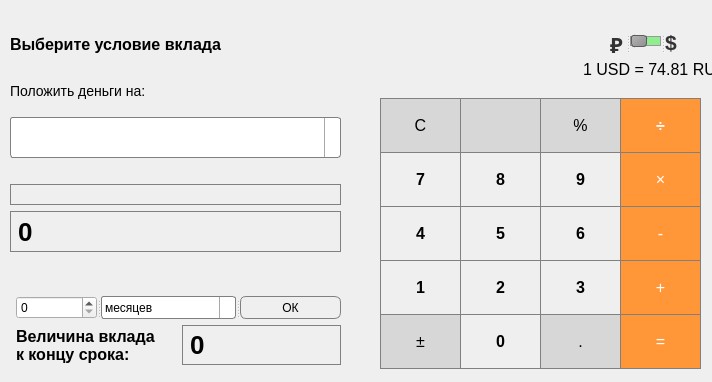
<?xml version="1.0" encoding="UTF-8"?>
<ui version="4.0">
 <class>MainWindow</class>
 <widget class="QMainWindow" name="MainWindow">
  <property name="geometry">
   <rect>
    <x>0</x>
    <y>0</y>
    <width>712</width>
    <height>382</height>
   </rect>
  </property>
  <property name="windowTitle">
   <string>Калькулятор</string>
  </property>
  <property name="layoutDirection">
   <enum>Qt::LeftToRight</enum>
  </property>
  <widget class="QWidget" name="centralwidget">
   <widget class="QPushButton" name="pushButton_all_clear">
    <property name="geometry">
     <rect>
      <x>380</x>
      <y>98</y>
      <width>81</width>
      <height>55</height>
     </rect>
    </property>
    <property name="styleSheet">
     <string notr="true">QPushButton {
  background-color: rgb(215, 215, 215);
  border: 1px solid gray;
  font-size: 16px;
}
QPushButton:pressed {
    background-color: qlineargradient(x1: 0, y1: 0, x2: 0, y2: 1,
                                      stop: 0 #BEBEBE, stop: 1 #D7D7D7);
}</string>
    </property>
    <property name="text">
     <string>C</string>
    </property>
   </widget>
   <widget class="QPushButton" name="pushButton_clear">
    <property name="geometry">
     <rect>
      <x>460</x>
      <y>98</y>
      <width>81</width>
      <height>55</height>
     </rect>
    </property>
    <property name="styleSheet">
     <string notr="true">QPushButton {
  background-color: rgb(215, 215, 215);
  border: 1px solid gray;
  font-size: 16px;
}
QPushButton:pressed {
    background-color: qlineargradient(x1: 0, y1: 0, x2: 0, y2: 1,
                                      stop: 0 #BEBEBE, stop: 1 #D7D7D7);
}</string>
    </property>
    <property name="text">
     <string/>
    </property>
    <property name="icon">
     <iconset resource="resource.qrc">
      <normaloff>:/img/img/delete.png</normaloff>:/img/img/delete.png</iconset>
    </property>
   </widget>
   <widget class="QPushButton" name="pushButton_percent">
    <property name="geometry">
     <rect>
      <x>540</x>
      <y>98</y>
      <width>81</width>
      <height>55</height>
     </rect>
    </property>
    <property name="styleSheet">
     <string notr="true">QPushButton {
  background-color: rgb(215, 215, 215);
  border: 1px solid gray;
  font-size: 16px;
}
QPushButton:pressed {
    background-color: qlineargradient(x1: 0, y1: 0, x2: 0, y2: 1,
                                      stop: 0 #BEBEBE, stop: 1 #D7D7D7);
}</string>
    </property>
    <property name="text">
     <string>%</string>
    </property>
   </widget>
   <widget class="QPushButton" name="pushButton_8">
    <property name="geometry">
     <rect>
      <x>460</x>
      <y>152</y>
      <width>81</width>
      <height>55</height>
     </rect>
    </property>
    <property name="styleSheet">
     <string notr="true">QPushButton {
   border: 1px solid gray;
   font-size: 16px;
   font-weight: 700;
}
QPushButton:pressed {
    background-color: qlineargradient(x1: 0, y1: 0, x2: 0, y2: 1,
                                      stop: 0 #dadbde, stop: 1 #f6f7fa);
}</string>
    </property>
    <property name="text">
     <string>8</string>
    </property>
   </widget>
   <widget class="QPushButton" name="pushButton_9">
    <property name="geometry">
     <rect>
      <x>540</x>
      <y>152</y>
      <width>81</width>
      <height>55</height>
     </rect>
    </property>
    <property name="styleSheet">
     <string notr="true">QPushButton {
   border: 1px solid gray;
   font-size: 16px;
   font-weight: 700;
}
QPushButton:pressed {
    background-color: qlineargradient(x1: 0, y1: 0, x2: 0, y2: 1,
                                      stop: 0 #dadbde, stop: 1 #f6f7fa);
}</string>
    </property>
    <property name="text">
     <string>9</string>
    </property>
   </widget>
   <widget class="QPushButton" name="pushButton_7">
    <property name="geometry">
     <rect>
      <x>380</x>
      <y>152</y>
      <width>81</width>
      <height>55</height>
     </rect>
    </property>
    <property name="styleSheet">
     <string notr="true">QPushButton {
   border: 1px solid gray;
   font-size: 16px;
   font-weight: 700;
}
QPushButton:pressed {
    background-color: qlineargradient(x1: 0, y1: 0, x2: 0, y2: 1,
                                      stop: 0 #dadbde, stop: 1 #f6f7fa);
}</string>
    </property>
    <property name="text">
     <string>7</string>
    </property>
   </widget>
   <widget class="QPushButton" name="pushButton_4">
    <property name="geometry">
     <rect>
      <x>380</x>
      <y>206</y>
      <width>81</width>
      <height>55</height>
     </rect>
    </property>
    <property name="styleSheet">
     <string notr="true">QPushButton {
   border: 1px solid gray;
   font-size: 16px;
   font-weight: 700;
}
QPushButton:pressed {
    background-color: qlineargradient(x1: 0, y1: 0, x2: 0, y2: 1,
                                      stop: 0 #dadbde, stop: 1 #f6f7fa);
}</string>
    </property>
    <property name="text">
     <string>4</string>
    </property>
   </widget>
   <widget class="QPushButton" name="pushButton_1">
    <property name="geometry">
     <rect>
      <x>380</x>
      <y>260</y>
      <width>81</width>
      <height>55</height>
     </rect>
    </property>
    <property name="styleSheet">
     <string notr="true">QPushButton {
   border: 1px solid gray;
   font-size: 16px;
   font-weight: 700;
}
QPushButton:pressed {
    background-color: qlineargradient(x1: 0, y1: 0, x2: 0, y2: 1,
                                      stop: 0 #dadbde, stop: 1 #f6f7fa);
}</string>
    </property>
    <property name="text">
     <string>1</string>
    </property>
   </widget>
   <widget class="QPushButton" name="pushButton_3">
    <property name="geometry">
     <rect>
      <x>540</x>
      <y>260</y>
      <width>81</width>
      <height>55</height>
     </rect>
    </property>
    <property name="styleSheet">
     <string notr="true">QPushButton {
   border: 1px solid gray;
   font-size: 16px;
   font-weight: 700;
}
QPushButton:pressed {
    background-color: qlineargradient(x1: 0, y1: 0, x2: 0, y2: 1,
                                      stop: 0 #dadbde, stop: 1 #f6f7fa);
}</string>
    </property>
    <property name="text">
     <string>3</string>
    </property>
   </widget>
   <widget class="QPushButton" name="pushButton_5">
    <property name="geometry">
     <rect>
      <x>460</x>
      <y>206</y>
      <width>81</width>
      <height>55</height>
     </rect>
    </property>
    <property name="styleSheet">
     <string notr="true">QPushButton {
   border: 1px solid gray;
   font-size: 16px;
   font-weight: 700;
}
QPushButton:pressed {
    background-color: qlineargradient(x1: 0, y1: 0, x2: 0, y2: 1,
                                      stop: 0 #dadbde, stop: 1 #f6f7fa);
}</string>
    </property>
    <property name="text">
     <string>5</string>
    </property>
   </widget>
   <widget class="QPushButton" name="pushButton_2">
    <property name="geometry">
     <rect>
      <x>460</x>
      <y>260</y>
      <width>81</width>
      <height>55</height>
     </rect>
    </property>
    <property name="styleSheet">
     <string notr="true">QPushButton {
   border: 1px solid gray;
   font-size: 16px;
   font-weight: 700;
}
QPushButton:pressed {
    background-color: qlineargradient(x1: 0, y1: 0, x2: 0, y2: 1,
                                      stop: 0 #dadbde, stop: 1 #f6f7fa);
}</string>
    </property>
    <property name="text">
     <string>2</string>
    </property>
   </widget>
   <widget class="QPushButton" name="pushButton_6">
    <property name="geometry">
     <rect>
      <x>540</x>
      <y>206</y>
      <width>81</width>
      <height>55</height>
     </rect>
    </property>
    <property name="styleSheet">
     <string notr="true">QPushButton {
   border: 1px solid gray;
   font-size: 16px;
   font-weight: 700;
}
QPushButton:pressed {
    background-color: qlineargradient(x1: 0, y1: 0, x2: 0, y2: 1,
                                      stop: 0 #dadbde, stop: 1 #f6f7fa);
}</string>
    </property>
    <property name="text">
     <string>6</string>
    </property>
   </widget>
   <widget class="QPushButton" name="pushButton_plus">
    <property name="geometry">
     <rect>
      <x>620</x>
      <y>260</y>
      <width>81</width>
      <height>55</height>
     </rect>
    </property>
    <property name="styleSheet">
     <string notr="true">QPushButton {
  background-color: rgb(255, 151, 57);
  color: white; 
  border: 1px solid gray;
  font-size: 16px;
}
QPushButton:pressed {
    background-color: qlineargradient(x1: 0, y1: 0, x2: 0, y2: 1,
                                      stop: 0 #FF7832, stop: 1 #FF9739);
}
</string>
    </property>
    <property name="text">
     <string>+</string>
    </property>
   </widget>
   <widget class="QPushButton" name="pushButton_mult">
    <property name="geometry">
     <rect>
      <x>620</x>
      <y>152</y>
      <width>81</width>
      <height>55</height>
     </rect>
    </property>
    <property name="styleSheet">
     <string notr="true">QPushButton {
  background-color: rgb(255, 151, 57);
  color: white; 
  border: 1px solid gray;
  font-size: 16px;
}
QPushButton:pressed {
    background-color: qlineargradient(x1: 0, y1: 0, x2: 0, y2: 1,
                                      stop: 0 #FF7832, stop: 1 #FF9739);
}
</string>
    </property>
    <property name="text">
     <string>×</string>
    </property>
   </widget>
   <widget class="QPushButton" name="pushButton_minus">
    <property name="geometry">
     <rect>
      <x>620</x>
      <y>206</y>
      <width>81</width>
      <height>55</height>
     </rect>
    </property>
    <property name="styleSheet">
     <string notr="true">QPushButton {
  background-color: rgb(255, 151, 57);
  color: white; 
  border: 1px solid gray;
  font-size: 16px;
}
QPushButton:pressed {
    background-color: qlineargradient(x1: 0, y1: 0, x2: 0, y2: 1,
                                      stop: 0 #FF7832, stop: 1 #FF9739);
}
</string>
    </property>
    <property name="text">
     <string>-</string>
    </property>
   </widget>
   <widget class="QPushButton" name="pushButton_divide">
    <property name="geometry">
     <rect>
      <x>620</x>
      <y>98</y>
      <width>81</width>
      <height>55</height>
     </rect>
    </property>
    <property name="styleSheet">
     <string notr="true">QPushButton {
  background-color: rgb(255, 151, 57);
  color: white; 
  border: 1px solid gray;
  font-size: 16px;
  font-weight: 700;
}
QPushButton:pressed {
    background-color: qlineargradient(x1: 0, y1: 0, x2: 0, y2: 1,
                                      stop: 0 #FF7832, stop: 1 #FF9739);
}
</string>
    </property>
    <property name="text">
     <string>÷</string>
    </property>
   </widget>
   <widget class="QPushButton" name="pushButton_reverse">
    <property name="geometry">
     <rect>
      <x>380</x>
      <y>314</y>
      <width>81</width>
      <height>55</height>
     </rect>
    </property>
    <property name="styleSheet">
     <string notr="true">QPushButton {
  background-color: rgb(215, 215, 215);
  border: 1px solid gray;
  font-size: 16px;
}
QPushButton:pressed {
    background-color: qlineargradient(x1: 0, y1: 0, x2: 0, y2: 1,
                                      stop: 0 #BEBEBE, stop: 1 #D7D7D7);
}</string>
    </property>
    <property name="text">
     <string>±</string>
    </property>
   </widget>
   <widget class="QPushButton" name="pushButton_dot">
    <property name="geometry">
     <rect>
      <x>540</x>
      <y>314</y>
      <width>81</width>
      <height>55</height>
     </rect>
    </property>
    <property name="styleSheet">
     <string notr="true">QPushButton {
  background-color: rgb(215, 215, 215);
  border: 1px solid gray;
  font-size: 16px;
}
QPushButton:pressed {
    background-color: qlineargradient(x1: 0, y1: 0, x2: 0, y2: 1,
                                      stop: 0 #BEBEBE, stop: 1 #D7D7D7);
}</string>
    </property>
    <property name="text">
     <string>.</string>
    </property>
   </widget>
   <widget class="QPushButton" name="pushButton_0">
    <property name="geometry">
     <rect>
      <x>460</x>
      <y>314</y>
      <width>81</width>
      <height>55</height>
     </rect>
    </property>
    <property name="styleSheet">
     <string notr="true">QPushButton {
   border: 1px solid gray;
   font-size: 16px;
   font-weight: 700;
}
QPushButton:pressed {
    background-color: qlineargradient(x1: 0, y1: 0, x2: 0, y2: 1,
                                      stop: 0 #dadbde, stop: 1 #f6f7fa);
}</string>
    </property>
    <property name="text">
     <string>0</string>
    </property>
   </widget>
   <widget class="QPushButton" name="pushButton_equal">
    <property name="geometry">
     <rect>
      <x>620</x>
      <y>314</y>
      <width>81</width>
      <height>55</height>
     </rect>
    </property>
    <property name="styleSheet">
     <string notr="true">QPushButton {
  background-color: rgb(255, 151, 57);
  color: white; 
  border: 1px solid gray;
  font-size: 16px;
}
QPushButton:pressed {
    background-color: qlineargradient(x1: 0, y1: 0, x2: 0, y2: 1,
                                      stop: 0 #FF7832, stop: 1 #FF9739);
}
</string>
    </property>
    <property name="text">
     <string>=</string>
    </property>
   </widget>
   <widget class="QLabel" name="course">
    <property name="geometry">
     <rect>
      <x>583</x>
      <y>60</y>
      <width>151</width>
      <height>16</height>
     </rect>
    </property>
    <property name="text">
     <string>&lt;html&gt;&lt;head/&gt;&lt;body&gt;&lt;p&gt;&lt;span style=&quot; font-size:12pt;&quot;&gt;1 USD = 74.81 RUB&lt;/span&gt;&lt;/p&gt;&lt;/body&gt;&lt;/html&gt;</string>
    </property>
   </widget>
   <widget class="QSplitter" name="splitter">
    <property name="geometry">
     <rect>
      <x>610</x>
      <y>30</y>
      <width>73</width>
      <height>25</height>
     </rect>
    </property>
    <property name="orientation">
     <enum>Qt::Horizontal</enum>
    </property>
    <widget class="QLabel" name="rubles">
     <property name="maximumSize">
      <size>
       <width>16</width>
       <height>16777215</height>
      </size>
     </property>
     <property name="text">
      <string>&lt;html&gt;&lt;head/&gt;&lt;body&gt;&lt;p&gt;&lt;span style=&quot; font-family:'Arial','Helvetica','sans-serif'; font-size:16pt; font-weight:600; color:#333333;&quot;&gt;₽&lt;/span&gt;&lt;/p&gt;&lt;/body&gt;&lt;/html&gt;</string>
     </property>
    </widget>
    <widget class="QSlider" name="horizontalSlider">
     <property name="minimumSize">
      <size>
       <width>31</width>
       <height>0</height>
      </size>
     </property>
     <property name="maximumSize">
      <size>
       <width>31</width>
       <height>22</height>
      </size>
     </property>
     <property name="styleSheet">
      <string notr="true">QSlider::groove:horizontal {
    border: 1px solid #999999;
    height: 8px; /* the groove expands to the size of the slider by default. by giving it a height, it has a fixed size */
    background-color: lightgreen;
    margin: 2px 0;
}

QSlider::handle:horizontal {
    background: qlineargradient(x1:0, y1:0, x2:1, y2:1, stop:0 #b4b4b4, stop:1 #8f8f8f);
    border: 1px solid #5c5c5c;
    width: 14px;
    margin: -2px 0; /* handle is placed by default on the contents rect of the groove. Expand outside the groove */
    border-radius: 3px;
}
</string>
     </property>
     <property name="orientation">
      <enum>Qt::Horizontal</enum>
     </property>
    </widget>
    <widget class="QLabel" name="rubles_2">
     <property name="maximumSize">
      <size>
       <width>16</width>
       <height>16777215</height>
      </size>
     </property>
     <property name="text">
      <string>&lt;html&gt;&lt;head/&gt;&lt;body&gt;&lt;p&gt;&lt;span style=&quot; font-family:'Arial','Helvetica','sans-serif'; font-size:16pt; font-weight:600; color:#333333;&quot;&gt;$&lt;/span&gt;&lt;/p&gt;&lt;/body&gt;&lt;/html&gt;</string>
     </property>
    </widget>
   </widget>
   <widget class="QWidget" name="layoutWidget">
    <property name="geometry">
     <rect>
      <x>10</x>
      <y>24</y>
      <width>331</width>
      <height>341</height>
     </rect>
    </property>
    <layout class="QGridLayout" name="gridLayout">
     <item row="2" column="0" colspan="2">
      <widget class="QComboBox" name="terms_of_deposit">
       <property name="minimumSize">
        <size>
         <width>101</width>
         <height>41</height>
        </size>
       </property>
       <property name="styleSheet">
        <string notr="true">QComboBox {
    border: 1px solid gray;
    border-radius: 3px;
    padding: 1px 18px 1px 3px;
    min-width: 6em;
}

QComboBox:editable {
    background: white;
}

QComboBox:!editable, QComboBox::drop-down:editable {
     background: qlineargradient(x1: 0, y1: 0, x2: 0, y2: 1,
                                 stop: 0 #E1E1E1, stop: 0.4 #DDDDDD,
                                 stop: 0.5 #D8D8D8, stop: 1.0 #D3D3D3);
}

/* QComboBox gets the &quot;on&quot; state when the popup is open */
QComboBox:!editable:on, QComboBox::drop-down:editable:on {
    background: qlineargradient(x1: 0, y1: 0, x2: 0, y2: 1,
                                stop: 0 #D3D3D3, stop: 0.4 #D8D8D8,
                                stop: 0.5 #DDDDDD, stop: 1.0 #E1E1E1);
}

QComboBox:on { /* shift the text when the popup opens */
    padding-top: 3px;
    padding-left: 4px;
}

QComboBox::drop-down {
    subcontrol-origin: padding;
    subcontrol-position: top right;
    width: 15px;

    border-left-width: 1px;
    border-left-color: darkgray;
    border-left-style: solid; /* just a single line */
    border-top-right-radius: 3px; /* same radius as the QComboBox */
    border-bottom-right-radius: 3px;
}

QComboBox::down-arrow {
    image: url(:/img/img/down-arrow.png);
}

QComboBox::down-arrow:on { /* shift the arrow when popup is open */
    top: 1px;
    left: 1px;
}
QComboBox QAbstractItemView {
    border: 2px solid darkgray;
    selection-background-color: lightgray;
}</string>
       </property>
      </widget>
     </item>
     <item row="3" column="0" colspan="2">
      <spacer name="horizontalSpacer">
       <property name="orientation">
        <enum>Qt::Horizontal</enum>
       </property>
       <property name="sizeHint" stdset="0">
        <size>
         <width>328</width>
         <height>20</height>
        </size>
       </property>
      </spacer>
     </item>
     <item row="6" column="0" colspan="2">
      <spacer name="horizontalSpacer_3">
       <property name="orientation">
        <enum>Qt::Horizontal</enum>
       </property>
       <property name="sizeHint" stdset="0">
        <size>
         <width>328</width>
         <height>38</height>
        </size>
       </property>
      </spacer>
     </item>
     <item row="7" column="1">
      <widget class="QSplitter" name="splitter_2">
       <property name="orientation">
        <enum>Qt::Horizontal</enum>
       </property>
       <widget class="QSpinBox" name="spinBox">
        <property name="minimumSize">
         <size>
          <width>81</width>
          <height>0</height>
         </size>
        </property>
        <property name="maximumSize">
         <size>
          <width>16777215</width>
          <height>23</height>
         </size>
        </property>
       </widget>
       <widget class="QComboBox" name="comboBox">
        <property name="minimumSize">
         <size>
          <width>101</width>
          <height>0</height>
         </size>
        </property>
        <property name="maximumSize">
         <size>
          <width>16777215</width>
          <height>23</height>
         </size>
        </property>
        <property name="styleSheet">
         <string notr="true">QComboBox {
    border: 1px solid gray;
    border-radius: 3px;
    padding: 1px 18px 1px 3px;
    min-width: 6em;
}

QComboBox:editable {
    background: white;
}

QComboBox:!editable, QComboBox::drop-down:editable {
     background: qlineargradient(x1: 0, y1: 0, x2: 0, y2: 1,
                                 stop: 0 #E1E1E1, stop: 0.4 #DDDDDD,
                                 stop: 0.5 #D8D8D8, stop: 1.0 #D3D3D3);
}

/* QComboBox gets the &quot;on&quot; state when the popup is open */
QComboBox:!editable:on, QComboBox::drop-down:editable:on {
    background: qlineargradient(x1: 0, y1: 0, x2: 0, y2: 1,
                                stop: 0 #D3D3D3, stop: 0.4 #D8D8D8,
                                stop: 0.5 #DDDDDD, stop: 1.0 #E1E1E1);
}

QComboBox:on { /* shift the text when the popup opens */
    padding-top: 3px;
    padding-left: 4px;
}

QComboBox::drop-down {
    subcontrol-origin: padding;
    subcontrol-position: top right;
    width: 15px;

    border-left-width: 1px;
    border-left-color: darkgray;
    border-left-style: solid; /* just a single line */
    border-top-right-radius: 3px; /* same radius as the QComboBox */
    border-bottom-right-radius: 3px;
}

QComboBox::down-arrow {
    image: url(:/img/img/down-arrow.png);
}

QComboBox::down-arrow:on { /* shift the arrow when popup is open */
    top: 1px;
    left: 1px;
}
QComboBox QAbstractItemView {
    border: 2px solid darkgray;
    selection-background-color: lightgray;
}</string>
        </property>
        <item>
         <property name="text">
          <string>месяцев</string>
         </property>
        </item>
        <item>
         <property name="text">
          <string>лет</string>
         </property>
        </item>
       </widget>
       <widget class="QPushButton" name="ok">
        <property name="minimumSize">
         <size>
          <width>101</width>
          <height>0</height>
         </size>
        </property>
        <property name="maximumSize">
         <size>
          <width>101</width>
          <height>23</height>
         </size>
        </property>
        <property name="styleSheet">
         <string notr="true">QPushButton {
     background: qlineargradient(x1: 0, y1: 0, x2: 0, y2: 1,
                                 stop: 0 #E1E1E1, stop: 0.4 #DDDDDD,
                                 stop: 0.5 #D8D8D8, stop: 1.0 #D3D3D3);
    border-style: outset;
    border-radius: 6px;
    font: 12px;

    border: 1px solid gray;
}
QPushButton:pressed {
    background: qlineargradient(x1: 0, y1: 0, x2: 0, y2: 1,
                                stop: 0 #D3D3D3, stop: 0.4 #D8D8D8,
                                stop: 0.5 #DDDDDD, stop: 1.0 #E1E1E1);
    border-style: inset;
    border: 1px solid gray;
}</string>
        </property>
        <property name="text">
         <string>ОК</string>
        </property>
       </widget>
      </widget>
     </item>
     <item row="4" column="0" colspan="2">
      <widget class="QLabel" name="result_show_2">
       <property name="minimumSize">
        <size>
         <width>0</width>
         <height>21</height>
        </size>
       </property>
       <property name="maximumSize">
        <size>
         <width>16777215</width>
         <height>21</height>
        </size>
       </property>
       <property name="layoutDirection">
        <enum>Qt::LeftToRight</enum>
       </property>
       <property name="styleSheet">
        <string notr="true">QLabel {
  qproperty-alignment: 'AlignVCenter | AlignRight';
  qproperty-wordWrap: true;
  border: 1px solid gray;
  font-size: 14px;
  font-weight: 600;
}</string>
       </property>
       <property name="text">
        <string/>
       </property>
      </widget>
     </item>
     <item row="8" column="1">
      <layout class="QHBoxLayout" name="horizontalLayout">
       <item>
        <widget class="QLabel" name="label_3">
         <property name="styleSheet">
          <string notr="true">font-size:16px;
font-weight: 800;</string>
         </property>
         <property name="text">
          <string>Величина вклада
к концу срока:</string>
         </property>
        </widget>
       </item>
       <item>
        <widget class="QLabel" name="result_show_3">
         <property name="layoutDirection">
          <enum>Qt::LeftToRight</enum>
         </property>
         <property name="styleSheet">
          <string notr="true">QLabel {
  qproperty-alignment: 'AlignVCenter';
  qproperty-wordWrap: true;
  border: 1px solid gray;
  font-size: 26px;
  font-weight: 600;
}</string>
         </property>
         <property name="text">
          <string>0</string>
         </property>
        </widget>
       </item>
      </layout>
     </item>
     <item row="1" column="0" colspan="2">
      <widget class="QLabel" name="label_2">
       <property name="styleSheet">
        <string notr="true">font-size:14px;</string>
       </property>
       <property name="text">
        <string>Положить деньги на:</string>
       </property>
      </widget>
     </item>
     <item row="5" column="0" colspan="2">
      <widget class="QLabel" name="result_show">
       <property name="minimumSize">
        <size>
         <width>0</width>
         <height>41</height>
        </size>
       </property>
       <property name="maximumSize">
        <size>
         <width>16777215</width>
         <height>41</height>
        </size>
       </property>
       <property name="layoutDirection">
        <enum>Qt::LeftToRight</enum>
       </property>
       <property name="styleSheet">
        <string notr="true">QLabel {
  qproperty-alignment: 'AlignVCenter | AlignRight';
  qproperty-wordWrap: true;
  border: 1px solid gray;
  font-size: 26px;
  font-weight: 600;
}</string>
       </property>
       <property name="text">
        <string>0</string>
       </property>
      </widget>
     </item>
     <item row="0" column="0" colspan="2">
      <widget class="QLabel" name="label">
       <property name="styleSheet">
        <string notr="true">font-size:16px;
font-weight: 800;</string>
       </property>
       <property name="text">
        <string>Выберите условие вклада</string>
       </property>
      </widget>
     </item>
    </layout>
   </widget>
  </widget>
 </widget>
 <resources>
  <include location="resource.qrc"/>
 </resources>
 <connections/>
</ui>
